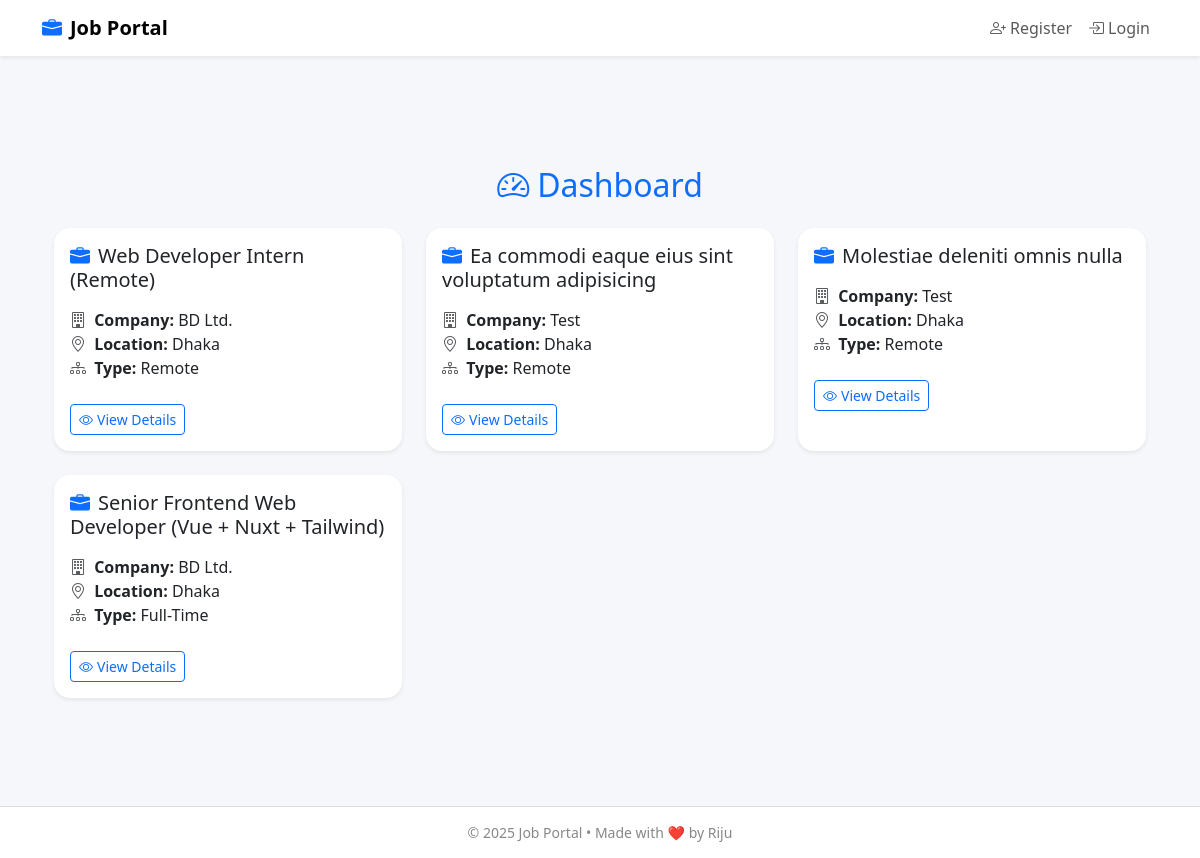
/dashboard/, run on the app's committed database.
### employer_app/models.py (models this page shows, shortened)
class JobModel(models.Model):
    JOB_TYPE_CHOICES = [
        ('Full-Time', 'Full-Time'),
        ('Remote', 'Remote'),
        ('Internship', 'Internship'),
    ]
    employer = models.ForeignKey(EmployerProfileModel,on_delete=models.CASCADE,related_name='jobs',null=True)
    title = models.CharField(max_length=255)
    description = models.TextField()
    requirements = models.TextField()
    salary = models.DecimalField(max_digits=10, decimal_places=2, null=True, blank=True)
    job_type = models.CharField(max_length=20, choices=JOB_TYPE_CHOICES)
    deadline = models.DateField()
    posted_date = models.DateField(auto_now_add=True)

class EmployerProfileModel(models.Model):
    employer_user = models.OneToOneField(CustomUserModel , on_delete=models.CASCADE,null=True, related_name='employer_profile')
    company_name = models.CharField(max_length=255)
    email = models.EmailField()
    phone = models.CharField(max_length=20)
    about_company = models.TextField(blank=True, null=True)
    company_logo = models.ImageField(upload_to='Media/company_logos/', null=True)
    location = models.CharField(max_length=255, blank=True, null=True)

### users_auth_app/views.py (the view)
# urls.py: path('dashboard/',dashboardPage, name='dashboardPage'),
def dashboardPage(request):
    jobs = JobModel.objects.all()
    return render(request, 'dashboard.html',{'jobs':jobs})

### users_auth_app/templates/dashboard.html (shortened to what this page needs)
{% extends 'master/master.html' %}
{% block body %}
<div class="container mt-5">
  <h2 class="mb-4 text-center text-primary">
    <i class="bi bi-speedometer2 me-2"></i>Dashboard
  </h2>
  <div class="row row-cols-1 row-cols-md-2 row-cols-lg-3 g-4">
    {% for job in jobs %}
    <div class="col">
      <div class="card border-0 shadow-sm rounded-4 h-100">
        <div class="card-body">
          <h5 class="card-title text-dark mb-3">
            <i class="bi bi-briefcase-fill me-2 text-primary"></i>{{ job.title }}
          </h5>
          <p class="card-text">
            <i class="bi bi-building me-1 text-muted"></i> <strong>Company:</strong> {{ job.employer.company_name }} <br>
            <i class="bi bi-geo-alt me-1 text-muted"></i> <strong>Location:</strong> {{ job.employer.location }} <br>
            <i class="bi bi-diagram-3 me-1 text-muted"></i> <strong>Type:</strong> {{ job.job_type }}
          </p>
          <a href="{% url 'jobDetailsPage' job.id %}" class="btn btn-outline-primary btn-sm mt-2">
            <i class="bi bi-eye me-1"></i>View Details
          </a>
        </div>
      </div>
    </div>
    {% empty %}
    <p class="text-center text-muted">No jobs available.</p>
    {% endfor %}
  </div>
</div>
{% endblock %}

### users_auth_app/templates/master/master.html (style rules this page uses)
body { background-color: #f5f7fa; padding-top: 70px; font-family: 'Segoe UI', sans-serif; }
.card { border-radius: 1rem; box-shadow: 0 4px 16px rgba(0, 0, 0, 0.05); }

### data on the page
JobModel: title "Web Developer Intern (Remote)", employer.company_name "BD Ltd.", employer.location "Dhaka", job_type "Remote"
JobModel: title "Ea commodi eaque eius sint voluptatum adipisicing", employer.company_name "Test", employer.location "Dhaka", job_type "Remote"
JobModel: title "Molestiae deleniti omnis nulla", employer.company_name "Test", employer.location "Dhaka", job_type "Remote"
JobModel: title "Senior Frontend Web Developer (Vue + Nuxt + Tailwind)", employer.company_name "BD Ltd.", employer.location "Dhaka", job_type "Full-Time"

### other printed values
{{ year|default:"2025" }} "2025"
